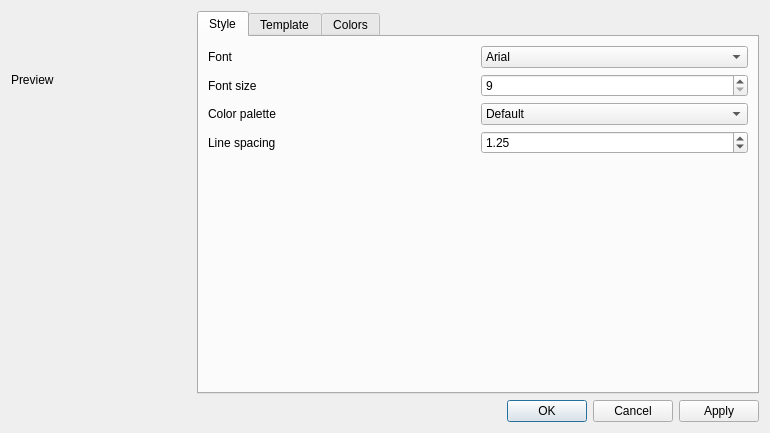
<?xml version="1.0" encoding="UTF-8"?>
<ui version="4.0">
 <class>TemplateEdit</class>
 <widget class="QDialog" name="TemplateEdit">
  <property name="geometry">
   <rect>
    <x>0</x>
    <y>0</y>
    <width>770</width>
    <height>433</height>
   </rect>
  </property>
  <property name="windowTitle">
   <string>Edit template</string>
  </property>
  <layout class="QVBoxLayout" name="verticalLayout_8">
   <item>
    <layout class="QHBoxLayout" name="horizontalLayout_10">
     <item>
      <layout class="QVBoxLayout" name="verticalLayout_3">
       <item>
        <spacer name="verticalSpacer_4">
         <property name="orientation">
          <enum>Qt::Vertical</enum>
         </property>
         <property name="sizeHint" stdset="0">
          <size>
           <width>20</width>
           <height>40</height>
          </size>
         </property>
        </spacer>
       </item>
       <item>
        <widget class="QLabel" name="label_2">
         <property name="text">
          <string>Preview</string>
         </property>
        </widget>
       </item>
       <item>
        <widget class="QLabel" name="label">
         <property name="sizePolicy">
          <sizepolicy hsizetype="Fixed" vsizetype="Fixed">
           <horstretch>0</horstretch>
           <verstretch>0</verstretch>
          </sizepolicy>
         </property>
         <property name="minimumSize">
          <size>
           <width>180</width>
           <height>240</height>
          </size>
         </property>
         <property name="baseSize">
          <size>
           <width>180</width>
           <height>254</height>
          </size>
         </property>
         <property name="styleSheet">
          <string notr="true"/>
         </property>
         <property name="text">
          <string/>
         </property>
        </widget>
       </item>
       <item>
        <spacer name="verticalSpacer_3">
         <property name="orientation">
          <enum>Qt::Vertical</enum>
         </property>
         <property name="sizeHint" stdset="0">
          <size>
           <width>20</width>
           <height>40</height>
          </size>
         </property>
        </spacer>
       </item>
      </layout>
     </item>
     <item>
      <widget class="QTabWidget" name="tabWidget">
       <property name="autoFillBackground">
        <bool>false</bool>
       </property>
       <property name="currentIndex">
        <number>0</number>
       </property>
       <widget class="QWidget" name="style">
        <attribute name="title">
         <string>Style</string>
        </attribute>
        <layout class="QHBoxLayout" name="horizontalLayout_11">
         <item>
          <layout class="QVBoxLayout" name="verticalLayout">
           <item>
            <layout class="QHBoxLayout" name="horizontalLayout_4">
             <item>
              <widget class="QLabel" name="fontselection_label">
               <property name="text">
                <string>Font</string>
               </property>
              </widget>
             </item>
             <item>
              <widget class="QComboBox" name="fontSelection">
               <item>
                <property name="text">
                 <string>Arial</string>
                </property>
               </item>
               <item>
                <property name="text">
                 <string>Impact</string>
                </property>
               </item>
               <item>
                <property name="text">
                 <string>Georgia</string>
                </property>
               </item>
               <item>
                <property name="text">
                 <string>Courier</string>
                </property>
               </item>
               <item>
                <property name="text">
                 <string>Verdana</string>
                </property>
               </item>
              </widget>
             </item>
            </layout>
           </item>
           <item>
            <layout class="QHBoxLayout" name="horizontalLayout_3">
             <item>
              <widget class="QLabel" name="fontsize_label">
               <property name="text">
                <string>Font size</string>
               </property>
              </widget>
             </item>
             <item>
              <widget class="QSpinBox" name="fontsize">
               <property name="minimum">
                <number>9</number>
               </property>
               <property name="maximum">
                <number>18</number>
               </property>
              </widget>
             </item>
            </layout>
           </item>
           <item>
            <layout class="QHBoxLayout" name="horizontalLayout">
             <item>
              <widget class="QLabel" name="colorpalette_label">
               <property name="text">
                <string>Color palette</string>
               </property>
              </widget>
             </item>
             <item>
              <widget class="QComboBox" name="colorpalette">
               <item>
                <property name="text">
                 <string>Default</string>
                </property>
               </item>
               <item>
                <property name="text">
                 <string>Almond</string>
                </property>
               </item>
               <item>
                <property name="text">
                 <string>Shades of blue</string>
                </property>
               </item>
               <item>
                <property name="text">
                 <string>Custom</string>
                </property>
               </item>
              </widget>
             </item>
            </layout>
           </item>
           <item>
            <layout class="QHBoxLayout" name="horizontalLayout_2">
             <item>
              <widget class="QLabel" name="linespacing_label">
               <property name="text">
                <string>Line spacing</string>
               </property>
              </widget>
             </item>
             <item>
              <widget class="QDoubleSpinBox" name="linespacing">
               <property name="minimum">
                <double>1.000000000000000</double>
               </property>
               <property name="maximum">
                <double>3.000000000000000</double>
               </property>
               <property name="singleStep">
                <double>0.250000000000000</double>
               </property>
               <property name="value">
                <double>1.250000000000000</double>
               </property>
              </widget>
             </item>
            </layout>
           </item>
           <item>
            <spacer name="verticalSpacer">
             <property name="orientation">
              <enum>Qt::Vertical</enum>
             </property>
             <property name="sizeHint" stdset="0">
              <size>
               <width>20</width>
               <height>40</height>
              </size>
             </property>
            </spacer>
           </item>
          </layout>
         </item>
        </layout>
       </widget>
       <widget class="QWidget" name="template_2">
        <attribute name="title">
         <string>Template</string>
        </attribute>
        <layout class="QVBoxLayout" name="verticalLayout_4">
         <item>
          <widget class="QPlainTextEdit" name="plainTextEdit">
           <property name="horizontalScrollBarPolicy">
            <enum>Qt::ScrollBarAsNeeded</enum>
           </property>
           <property name="lineWrapMode">
            <enum>QPlainTextEdit::NoWrap</enum>
           </property>
          </widget>
         </item>
        </layout>
       </widget>
       <widget class="QWidget" name="color_tab">
        <property name="maximumSize">
         <size>
          <width>16777215</width>
          <height>16777215</height>
         </size>
        </property>
        <attribute name="title">
         <string>Colors</string>
        </attribute>
        <layout class="QHBoxLayout" name="horizontalLayout_12">
         <item>
          <layout class="QVBoxLayout" name="verticalLayout_2">
           <item>
            <layout class="QHBoxLayout" name="horizontalLayout_5">
             <item>
              <widget class="QLabel" name="label_3">
               <property name="sizePolicy">
                <sizepolicy hsizetype="MinimumExpanding" vsizetype="Preferred">
                 <horstretch>0</horstretch>
                 <verstretch>0</verstretch>
                </sizepolicy>
               </property>
               <property name="text">
                <string>Background</string>
               </property>
              </widget>
             </item>
             <item>
              <widget class="QLabel" name="colorLable1">
               <property name="sizePolicy">
                <sizepolicy hsizetype="MinimumExpanding" vsizetype="Preferred">
                 <horstretch>0</horstretch>
                 <verstretch>0</verstretch>
                </sizepolicy>
               </property>
               <property name="text">
                <string>color1</string>
               </property>
               <property name="alignment">
                <set>Qt::AlignCenter</set>
               </property>
              </widget>
             </item>
             <item>
              <widget class="QPushButton" name="editButton1">
               <property name="text">
                <string>Edit</string>
               </property>
              </widget>
             </item>
            </layout>
           </item>
           <item>
            <layout class="QHBoxLayout" name="horizontalLayout_8">
             <item>
              <widget class="QLabel" name="label_9">
               <property name="sizePolicy">
                <sizepolicy hsizetype="MinimumExpanding" vsizetype="Preferred">
                 <horstretch>0</horstretch>
                 <verstretch>0</verstretch>
                </sizepolicy>
               </property>
               <property name="text">
                <string>Table cells 1</string>
               </property>
              </widget>
             </item>
             <item>
              <widget class="QLabel" name="colorLable2">
               <property name="sizePolicy">
                <sizepolicy hsizetype="MinimumExpanding" vsizetype="Preferred">
                 <horstretch>0</horstretch>
                 <verstretch>0</verstretch>
                </sizepolicy>
               </property>
               <property name="text">
                <string>color2</string>
               </property>
               <property name="alignment">
                <set>Qt::AlignCenter</set>
               </property>
              </widget>
             </item>
             <item>
              <widget class="QPushButton" name="editButton2">
               <property name="text">
                <string>Edit</string>
               </property>
              </widget>
             </item>
            </layout>
           </item>
           <item>
            <layout class="QHBoxLayout" name="horizontalLayout_13">
             <item>
              <widget class="QLabel" name="label_6">
               <property name="sizePolicy">
                <sizepolicy hsizetype="MinimumExpanding" vsizetype="Preferred">
                 <horstretch>0</horstretch>
                 <verstretch>0</verstretch>
                </sizepolicy>
               </property>
               <property name="text">
                <string>Table cells 2</string>
               </property>
              </widget>
             </item>
             <item>
              <widget class="QLabel" name="colorLable3">
               <property name="sizePolicy">
                <sizepolicy hsizetype="MinimumExpanding" vsizetype="Preferred">
                 <horstretch>0</horstretch>
                 <verstretch>0</verstretch>
                </sizepolicy>
               </property>
               <property name="text">
                <string>color3</string>
               </property>
               <property name="alignment">
                <set>Qt::AlignCenter</set>
               </property>
              </widget>
             </item>
             <item>
              <widget class="QPushButton" name="editButton3">
               <property name="text">
                <string>Edit</string>
               </property>
              </widget>
             </item>
            </layout>
           </item>
           <item>
            <layout class="QHBoxLayout" name="horizontalLayout_7">
             <item>
              <widget class="QLabel" name="label_7">
               <property name="sizePolicy">
                <sizepolicy hsizetype="MinimumExpanding" vsizetype="Preferred">
                 <horstretch>0</horstretch>
                 <verstretch>0</verstretch>
                </sizepolicy>
               </property>
               <property name="text">
                <string>Text 1</string>
               </property>
              </widget>
             </item>
             <item>
              <widget class="QLabel" name="colorLable4">
               <property name="sizePolicy">
                <sizepolicy hsizetype="MinimumExpanding" vsizetype="Preferred">
                 <horstretch>0</horstretch>
                 <verstretch>0</verstretch>
                </sizepolicy>
               </property>
               <property name="text">
                <string>color4</string>
               </property>
               <property name="alignment">
                <set>Qt::AlignCenter</set>
               </property>
              </widget>
             </item>
             <item>
              <widget class="QPushButton" name="editButton4">
               <property name="text">
                <string>Edit</string>
               </property>
              </widget>
             </item>
            </layout>
           </item>
           <item>
            <layout class="QHBoxLayout" name="horizontalLayout_9">
             <item>
              <widget class="QLabel" name="label_11">
               <property name="sizePolicy">
                <sizepolicy hsizetype="MinimumExpanding" vsizetype="Preferred">
                 <horstretch>0</horstretch>
                 <verstretch>0</verstretch>
                </sizepolicy>
               </property>
               <property name="text">
                <string>Text 2</string>
               </property>
              </widget>
             </item>
             <item>
              <widget class="QLabel" name="colorLable5">
               <property name="sizePolicy">
                <sizepolicy hsizetype="MinimumExpanding" vsizetype="Preferred">
                 <horstretch>0</horstretch>
                 <verstretch>0</verstretch>
                </sizepolicy>
               </property>
               <property name="text">
                <string>color5</string>
               </property>
               <property name="alignment">
                <set>Qt::AlignCenter</set>
               </property>
              </widget>
             </item>
             <item>
              <widget class="QPushButton" name="editButton5">
               <property name="text">
                <string>Edit</string>
               </property>
              </widget>
             </item>
            </layout>
           </item>
           <item>
            <layout class="QHBoxLayout" name="horizontalLayout_6">
             <item>
              <widget class="QLabel" name="label_4">
               <property name="sizePolicy">
                <sizepolicy hsizetype="MinimumExpanding" vsizetype="Preferred">
                 <horstretch>0</horstretch>
                 <verstretch>0</verstretch>
                </sizepolicy>
               </property>
               <property name="text">
                <string>Borders</string>
               </property>
              </widget>
             </item>
             <item>
              <widget class="QLabel" name="colorLable6">
               <property name="sizePolicy">
                <sizepolicy hsizetype="MinimumExpanding" vsizetype="Preferred">
                 <horstretch>0</horstretch>
                 <verstretch>0</verstretch>
                </sizepolicy>
               </property>
               <property name="text">
                <string>color6</string>
               </property>
               <property name="alignment">
                <set>Qt::AlignCenter</set>
               </property>
              </widget>
             </item>
             <item>
              <widget class="QPushButton" name="editButton6">
               <property name="text">
                <string>Edit</string>
               </property>
              </widget>
             </item>
            </layout>
           </item>
           <item>
            <spacer name="verticalSpacer_2">
             <property name="orientation">
              <enum>Qt::Vertical</enum>
             </property>
             <property name="sizeHint" stdset="0">
              <size>
               <width>20</width>
               <height>40</height>
              </size>
             </property>
            </spacer>
           </item>
          </layout>
         </item>
        </layout>
       </widget>
      </widget>
     </item>
    </layout>
   </item>
   <item>
    <widget class="QDialogButtonBox" name="buttonBox">
     <property name="orientation">
      <enum>Qt::Horizontal</enum>
     </property>
     <property name="standardButtons">
      <set>QDialogButtonBox::Apply|QDialogButtonBox::Cancel|QDialogButtonBox::Ok</set>
     </property>
    </widget>
   </item>
  </layout>
 </widget>
 <resources/>
 <connections>
  <connection>
   <sender>buttonBox</sender>
   <signal>accepted()</signal>
   <receiver>TemplateEdit</receiver>
   <slot>accept()</slot>
   <hints>
    <hint type="sourcelabel">
     <x>248</x>
     <y>254</y>
    </hint>
    <hint type="destinationlabel">
     <x>157</x>
     <y>274</y>
    </hint>
   </hints>
  </connection>
  <connection>
   <sender>buttonBox</sender>
   <signal>rejected()</signal>
   <receiver>TemplateEdit</receiver>
   <slot>reject()</slot>
   <hints>
    <hint type="sourcelabel">
     <x>316</x>
     <y>260</y>
    </hint>
    <hint type="destinationlabel">
     <x>286</x>
     <y>274</y>
    </hint>
   </hints>
  </connection>
 </connections>
</ui>
